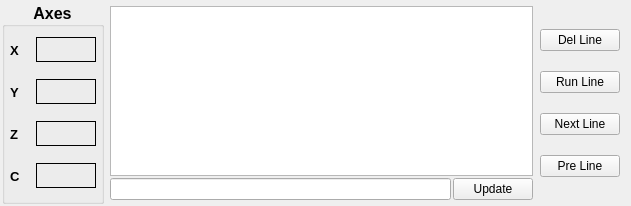
    <widget class="QFrame" name="horizontalFrame">
     <property name="geometry">
      <rect>
       <x>0</x>
       <y>0</y>
       <width>631</width>
       <height>201</height>
      </rect>
     </property>
     <layout class="QHBoxLayout" name="horizontalLayout">
      <property name="spacing">
       <number>2</number>
      </property>
      <property name="sizeConstraint">
       <enum>QLayout::SetMinimumSize</enum>
      </property>
      <property name="leftMargin">
       <number>2</number>
      </property>
      <property name="topMargin">
       <number>2</number>
      </property>
      <property name="rightMargin">
       <number>2</number>
      </property>
      <property name="bottomMargin">
       <number>2</number>
      </property>
      <item>
       <widget class="QGroupBox" name="axesGB">
        <property name="sizePolicy">
         <sizepolicy hsizetype="Preferred" vsizetype="Preferred">
          <horstretch>0</horstretch>
          <verstretch>0</verstretch>
         </sizepolicy>
        </property>
        <property name="maximumSize">
         <size>
          <width>120</width>
          <height>16777215</height>
         </size>
        </property>
        <property name="font">
         <font>
          <pointsize>12</pointsize>
          <weight>75</weight>
          <bold>true</bold>
         </font>
        </property>
        <property name="title">
         <string>Axes</string>
        </property>
        <property name="alignment">
         <set>Qt::AlignCenter</set>
        </property>
        <layout class="QGridLayout" name="gridLayout_8">
         <property name="leftMargin">
          <number>5</number>
         </property>
         <property name="topMargin">
          <number>2</number>
         </property>
         <property name="rightMargin">
          <number>5</number>
         </property>
         <property name="bottomMargin">
          <number>2</number>
         </property>
         <item row="3" column="2">
          <widget class="QLabel" name="position_Z">
           <property name="sizePolicy">
            <sizepolicy hsizetype="Fixed" vsizetype="Fixed">
             <horstretch>0</horstretch>
             <verstretch>0</verstretch>
            </sizepolicy>
           </property>
           <property name="minimumSize">
            <size>
             <width>60</width>
             <height>25</height>
            </size>
           </property>
           <property name="baseSize">
            <size>
             <width>0</width>
             <height>0</height>
            </size>
           </property>
           <property name="font">
            <font>
             <pointsize>12</pointsize>
            </font>
           </property>
           <property name="frameShape">
            <enum>QFrame::Box</enum>
           </property>
           <property name="text">
            <string/>
           </property>
          </widget>
         </item>
         <item row="4" column="2">
          <widget class="QLabel" name="position_C">
           <property name="sizePolicy">
            <sizepolicy hsizetype="Fixed" vsizetype="Fixed">
             <horstretch>0</horstretch>
             <verstretch>0</verstretch>
            </sizepolicy>
           </property>
           <property name="minimumSize">
            <size>
             <width>60</width>
             <height>25</height>
            </size>
           </property>
           <property name="baseSize">
            <size>
             <width>0</width>
             <height>0</height>
            </size>
           </property>
           <property name="font">
            <font>
             <pointsize>12</pointsize>
            </font>
           </property>
           <property name="frameShape">
            <enum>QFrame::Box</enum>
           </property>
           <property name="text">
            <string/>
           </property>
          </widget>
         </item>
         <item row="2" column="2">
          <widget class="QLabel" name="position_Y">
           <property name="sizePolicy">
            <sizepolicy hsizetype="Fixed" vsizetype="Fixed">
             <horstretch>0</horstretch>
             <verstretch>0</verstretch>
            </sizepolicy>
           </property>
           <property name="minimumSize">
            <size>
             <width>60</width>
             <height>25</height>
            </size>
           </property>
           <property name="baseSize">
            <size>
             <width>0</width>
             <height>0</height>
            </size>
           </property>
           <property name="font">
            <font>
             <pointsize>12</pointsize>
            </font>
           </property>
           <property name="frameShape">
            <enum>QFrame::Box</enum>
           </property>
           <property name="text">
            <string/>
           </property>
          </widget>
         </item>
         <item row="0" column="2">
          <widget class="QLabel" name="position_X">
           <property name="sizePolicy">
            <sizepolicy hsizetype="Fixed" vsizetype="Fixed">
             <horstretch>0</horstretch>
             <verstretch>0</verstretch>
            </sizepolicy>
           </property>
           <property name="minimumSize">
            <size>
             <width>60</width>
             <height>25</height>
            </size>
           </property>
           <property name="maximumSize">
            <size>
             <width>70</width>
             <height>16777215</height>
            </size>
           </property>
           <property name="baseSize">
            <size>
             <width>0</width>
             <height>0</height>
            </size>
           </property>
           <property name="font">
            <font>
             <pointsize>12</pointsize>
            </font>
           </property>
           <property name="frameShape">
            <enum>QFrame::Box</enum>
           </property>
           <property name="text">
            <string/>
           </property>
          </widget>
         </item>
         <item row="0" column="0">
          <widget class="QLabel" name="axisCB_X">
           <property name="sizePolicy">
            <sizepolicy hsizetype="Fixed" vsizetype="Fixed">
             <horstretch>0</horstretch>
             <verstretch>0</verstretch>
            </sizepolicy>
           </property>
           <property name="minimumSize">
            <size>
             <width>20</width>
             <height>30</height>
            </size>
           </property>
           <property name="maximumSize">
            <size>
             <width>16777215</width>
             <height>30</height>
            </size>
           </property>
           <property name="font">
            <font>
             <pointsize>10</pointsize>
             <weight>75</weight>
             <italic>false</italic>
             <bold>true</bold>
             <stylestrategy>PreferAntialias</stylestrategy>
            </font>
           </property>
           <property name="text">
            <string>X</string>
           </property>
           <property name="alignment">
            <set>Qt::AlignLeading|Qt::AlignLeft|Qt::AlignVCenter</set>
           </property>
           <property name="axis" stdset="0">
            <string>X</string>
           </property>
          </widget>
         </item>
         <item row="2" column="0">
          <widget class="QLabel" name="axisCB_Y">
           <property name="sizePolicy">
            <sizepolicy hsizetype="Fixed" vsizetype="Fixed">
             <horstretch>0</horstretch>
             <verstretch>0</verstretch>
            </sizepolicy>
           </property>
           <property name="minimumSize">
            <size>
             <width>20</width>
             <height>30</height>
            </size>
           </property>
           <property name="maximumSize">
            <size>
             <width>16777215</width>
             <height>30</height>
            </size>
           </property>
           <property name="font">
            <font>
             <pointsize>10</pointsize>
             <weight>75</weight>
             <italic>false</italic>
             <bold>true</bold>
             <stylestrategy>PreferAntialias</stylestrategy>
            </font>
           </property>
           <property name="text">
            <string>Y</string>
           </property>
           <property name="alignment">
            <set>Qt::AlignLeading|Qt::AlignLeft|Qt::AlignVCenter</set>
           </property>
           <property name="axis" stdset="0">
            <string>Y</string>
           </property>
          </widget>
         </item>
         <item row="3" column="0">
          <widget class="QLabel" name="axisCB_Z">
           <property name="sizePolicy">
            <sizepolicy hsizetype="Fixed" vsizetype="Fixed">
             <horstretch>0</horstretch>
             <verstretch>0</verstretch>
            </sizepolicy>
           </property>
           <property name="minimumSize">
            <size>
             <width>20</width>
             <height>30</height>
            </size>
           </property>
           <property name="maximumSize">
            <size>
             <width>16777215</width>
             <height>30</height>
            </size>
           </property>
           <property name="font">
            <font>
             <pointsize>10</pointsize>
             <weight>75</weight>
             <italic>false</italic>
             <bold>true</bold>
             <stylestrategy>PreferAntialias</stylestrategy>
            </font>
           </property>
           <property name="text">
            <string>Z</string>
           </property>
           <property name="alignment">
            <set>Qt::AlignLeading|Qt::AlignLeft|Qt::AlignVCenter</set>
           </property>
           <property name="axis" stdset="0">
            <string>Z</string>
           </property>
          </widget>
         </item>
         <item row="4" column="0">
          <widget class="QLabel" name="axisCB_C">
           <property name="sizePolicy">
            <sizepolicy hsizetype="Fixed" vsizetype="Fixed">
             <horstretch>0</horstretch>
             <verstretch>0</verstretch>
            </sizepolicy>
           </property>
           <property name="minimumSize">
            <size>
             <width>20</width>
             <height>30</height>
            </size>
           </property>
           <property name="maximumSize">
            <size>
             <width>16777215</width>
             <height>30</height>
            </size>
           </property>
           <property name="font">
            <font>
             <pointsize>10</pointsize>
             <weight>75</weight>
             <italic>false</italic>
             <bold>true</bold>
             <stylestrategy>PreferAntialias</stylestrategy>
            </font>
           </property>
           <property name="text">
            <string>C</string>
           </property>
           <property name="alignment">
            <set>Qt::AlignLeading|Qt::AlignLeft|Qt::AlignVCenter</set>
           </property>
           <property name="axis" stdset="0">
            <string>C</string>
           </property>
          </widget>
         </item>
        </layout>
       </widget>
      </item>
      <item>
       <layout class="QVBoxLayout" name="verticalLayout_3">
        <property name="leftMargin">
         <number>2</number>
        </property>
        <property name="topMargin">
         <number>2</number>
        </property>
        <property name="rightMargin">
         <number>2</number>
        </property>
        <property name="bottomMargin">
         <number>2</number>
        </property>
        <item>
         <layout class="QHBoxLayout" name="horizontalLayout_8">
          <property name="spacing">
           <number>2</number>
          </property>
          <property name="leftMargin">
           <number>2</number>
          </property>
          <property name="topMargin">
           <number>2</number>
          </property>
          <property name="rightMargin">
           <number>2</number>
          </property>
          <property name="bottomMargin">
           <number>2</number>
          </property>
          <item>
           <layout class="QVBoxLayout" name="verticalLayout_8">
            <property name="spacing">
             <number>2</number>
            </property>
            <item>
             <widget class="QListWidget" name="gcodeLW">
              <property name="sizePolicy">
               <sizepolicy hsizetype="Expanding" vsizetype="Minimum">
                <horstretch>0</horstretch>
                <verstretch>0</verstretch>
               </sizepolicy>
              </property>
              <property name="maximumSize">
               <size>
                <width>450</width>
                <height>170</height>
               </size>
              </property>
             </widget>
            </item>
            <item>
             <layout class="QHBoxLayout" name="horizontalLayout_7">
              <property name="spacing">
               <number>2</number>
              </property>
              <item>
               <widget class="QLineEdit" name="lblgcodeEdit"/>
              </item>
              <item>
               <widget class="QPushButton" name="btn_update_gcode">
                <property name="minimumSize">
                 <size>
                  <width>80</width>
                  <height>0</height>
                 </size>
                </property>
                <property name="maximumSize">
                 <size>
                  <width>80</width>
                  <height>16777215</height>
                 </size>
                </property>
                <property name="text">
                 <string>Update</string>
                </property>
               </widget>
              </item>
             </layout>
            </item>
           </layout>
          </item>
          <item>
           <layout class="QVBoxLayout" name="verticalLayout_5">
            <property name="leftMargin">
             <number>5</number>
            </property>
            <property name="topMargin">
             <number>5</number>
            </property>
            <property name="rightMargin">
             <number>5</number>
            </property>
            <property name="bottomMargin">
             <number>5</number>
            </property>
            <item>
             <widget class="QPushButton" name="btnDeleleLine">
              <property name="minimumSize">
               <size>
                <width>80</width>
                <height>0</height>
               </size>
              </property>
              <property name="maximumSize">
               <size>
                <width>80</width>
                <height>16777215</height>
               </size>
              </property>
              <property name="text">
               <string>Del Line</string>
              </property>
             </widget>
            </item>
            <item>
             <widget class="QPushButton" name="btntestLine">
              <property name="minimumSize">
               <size>
                <width>80</width>
                <height>0</height>
               </size>
              </property>
              <property name="maximumSize">
               <size>
                <width>80</width>
                <height>16777215</height>
               </size>
              </property>
              <property name="text">
               <string>Run Line</string>
              </property>
             </widget>
            </item>
            <item>
             <widget class="QPushButton" name="btnNextLine">
              <property name="minimumSize">
               <size>
                <width>80</width>
                <height>0</height>
               </size>
              </property>
              <property name="maximumSize">
               <size>
                <width>80</width>
                <height>16777215</height>
               </size>
              </property>
              <property name="text">
               <string>Next Line</string>
              </property>
             </widget>
            </item>
            <item>
             <widget class="QPushButton" name="btnPreLine">
              <property name="minimumSize">
               <size>
                <width>80</width>
                <height>0</height>
               </size>
              </property>
              <property name="maximumSize">
               <size>
                <width>80</width>
                <height>16777215</height>
               </size>
              </property>
              <property name="text">
               <string>Pre Line</string>
              </property>
             </widget>
            </item>
           </layout>
          </item>
         </layout>
        </item>
       </layout>
      </item>
     </layout>
    </widget>
